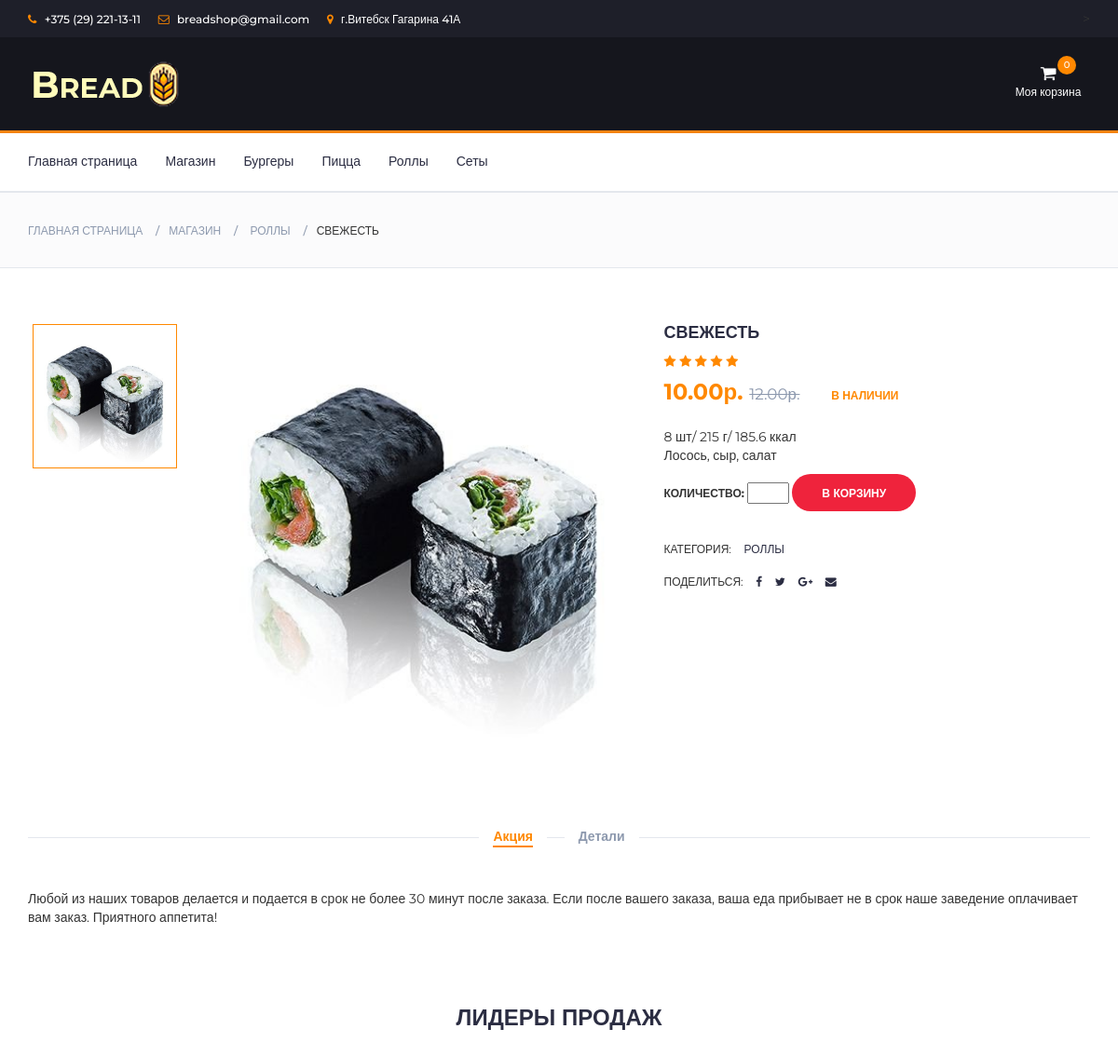
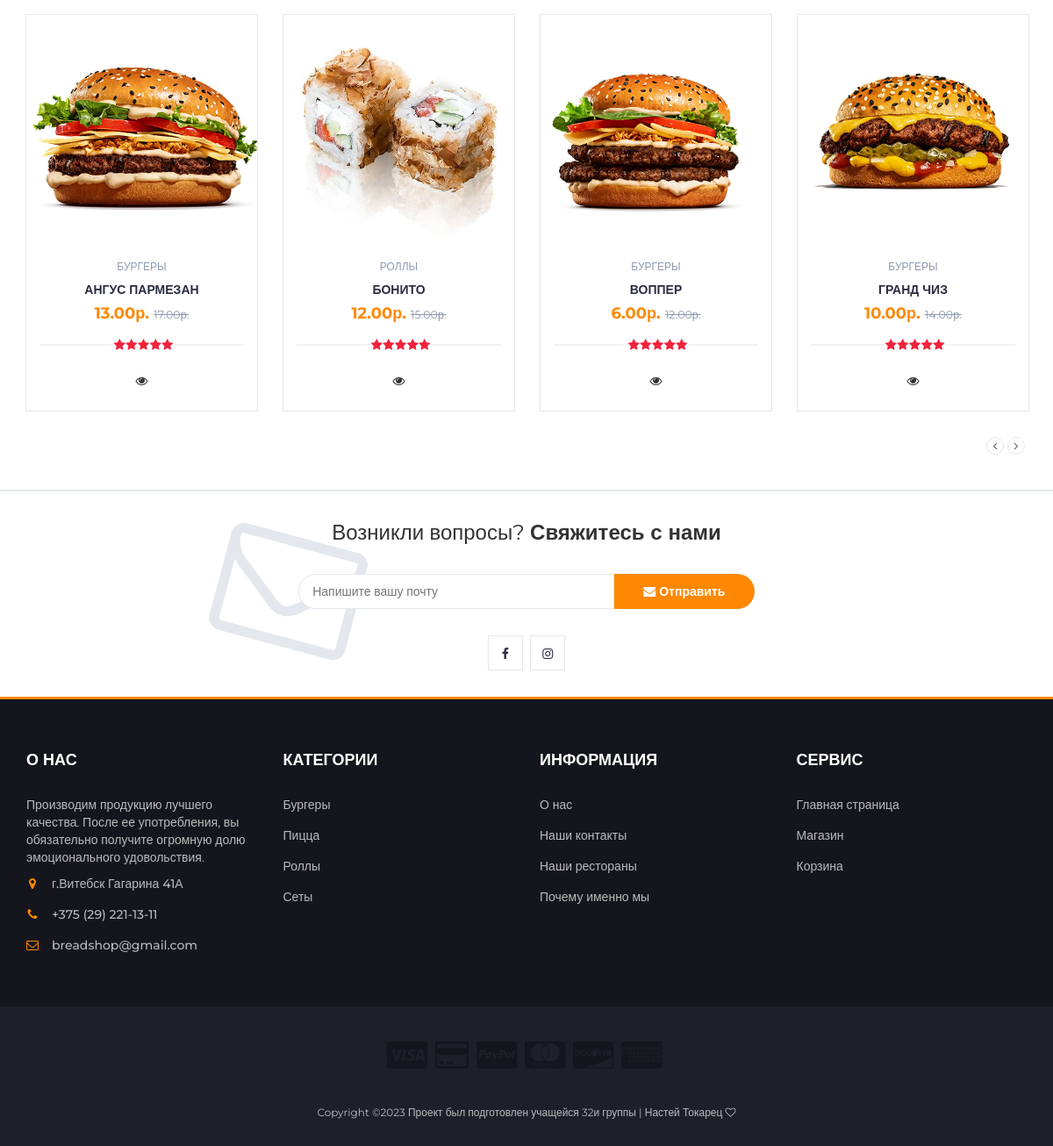
/store/12/svezhest/, run on the app's committed database (2 pictures, top to bottom).
### catalog/models.py (models this page shows, shortened)
class Category(models.Model):
    name = models.CharField(max_length=200, db_index=True)
    slug = models.SlugField(max_length=200, db_index=True, unique=True)
    class Meta:
        ordering = ('name',)
        verbose_name = 'Категория'
        verbose_name_plural = 'Категории'
    def get_absolute_url(self):
        return reverse('catalog:product_list_by_category', args=[self.slug])
    def __str__(self):
        return self.name

class Product(models.Model):
    category = models.ForeignKey('Category', on_delete=models.DO_NOTHING, related_name='products')
    name = models.CharField(max_length=200, db_index=True)
    slug = models.SlugField(max_length=200, db_index=True)
    image = models.ImageField(upload_to='./static/image', blank=True)
    description = models.TextField(blank=True)
    price = models.DecimalField(max_digits=10, decimal_places=2)
    price_old = models.DecimalField(max_digits=10, decimal_places=2)
    stock = models.PositiveIntegerField()
    available = models.BooleanField(default=True)
    created = models.DateTimeField(auto_now_add=True)
    updated = models.DateTimeField(auto_now=True)
    class Meta:
        ordering = ('name',)
        index_together = (('id', 'slug'),)
    def get_absolute_url(self):
        return reverse('catalog:product_detail', args=[self.id, self.slug])

### catalog/views.py (the view)
# urls.py: path('store/<id>/<slug>/', views.product_detail, name='product_detail'),
def product_detail(request, id, slug, category_slug=None):
    category = None
    categories = Category.objects.all()
    products = Product.objects.filter(available=True)
    category_menu = Category_menu.objects.all()
    if category_slug:
        category = get_object_or_404(Category, slug=category_slug)
        products = products.filter(category=category)
    product = get_object_or_404(Product, id=id, slug=slug, available=True)
    cart_product_form = CartAddOneProduct()
    cart_product_form_all = CartAddProductForm()
    cart = Cart(request)
    return render(request,'catalog/product.html', {"title": "Bread Shop", "cart": cart,'category': category, 'categories': categories,'products': products, 'category_menu': category_menu, "product": product, "cart_product_form": cart_product_form, "cart_product_form_all": cart_product_form_all})

### cart/forms.py
class CartAddOneProduct(forms.Form):
    update = forms.BooleanField(required=False, initial=False, widget=forms.HiddenInput(attrs={"class":"input-number"}))

class CartAddProductForm(forms.Form):
    Количество = forms.IntegerField(min_value=1, max_value=99)
    update = forms.BooleanField(required=False, initial=False, widget=forms.HiddenInput(attrs={"class":"input-number"}))

### cart/cart.py (called while the page is built)
    def __iter__(self):
        product_ids = self.cart.keys()
        products = Product.objects.filter(id__in=product_ids)
        for product in products:
            self.cart[str(product.id)]['product'] = product
        for item in self.cart.values():
            item['price'] = Decimal(item['price'])
            item['total_price'] = item['price'] * item['quantity']
            yield item

    def len(self):
        return sum(item['quantity'] for item in self.cart.values())

    def get_total_price(self):
        return sum(Decimal(item['price']) * item['quantity'] for item in
                   self.cart.values())

### catalog/templates/catalog/product.html (shortened to what this page needs)
{% extends 'catalog/base.html' %}
{% block content %}
{% load static %}
<div id="breadcrumb" class="section">
	<div class="container">
		<div class="row">
			<div class="col-md-12">
				<ul class="breadcrumb-tree">
					<li><a href="{% url 'catalog:home'%}">Главная страница</a></li>
					<li><a href="{% url 'catalog:store'%}">Магазин</a></li>
					<li><a href="#"> {{product.category }} </a></li>
					<li class="active">{{ product.name }}</li>
				</ul>
			</div>
		</div>
	</div>
</div>
<div class="section">
	<div class="container">
		<div class="row">
			<div class="col-md-5 col-md-push-2">
				<div id="product-main-img">
					<div class="product-preview">
						<img src="{{ product.image.url }}" alt="">
					</div>
				</div>
			</div>
			<div class="col-md-2  col-md-pull-5">
				<div id="product-imgs">
					<div class="product-preview">
						<img src="{{ product.image.url }}" alt="">
					</div>
				</div>
			</div>
			<div class="col-md-5">
				<div class="product-details">
					<h2 class="product-name">{{ product.name }}</h2>
					<div>
						<div class="product-rating">
							<i class="fa fa-star"></i>
							<i class="fa fa-star"></i>
							<i class="fa fa-star"></i>
							<i class="fa fa-star"></i>
							<i class="fa fa-star"></i>
						</div>
					</div>
					<div>
						<h3 class="product-price">{{product.price}}р. <del class="product-old-price">{{product.price_old}}р. </del></h3>
						<span class="product-available">В наличии</span>
					</div>
					<p>{{ product.description|linebreaks }}</p>
					<div class="add-to-cart">
						<div class="qty-label">
						<form action="{% url 'cart:cart_add' product.id %}" method="post">
							{{ cart_product_form_all }}
							<button class="add-to-cart-btn"> В КОРЗИНУ</button>
						</form>
						</div>
					</div>
					<ul class="product-links">
						<li>Категория:</li>
						<li><a href=""> {{ product.category }}</a></li>
					</ul>
					<ul class="product-links">
						<li>Поделиться:</li>
						<li><a href="#"><i class="fa fa-facebook"></i></a></li>
						<li><a href="#"><i class="fa fa-twitter"></i></a></li>
						<li><a href="#"><i class="fa fa-google-plus"></i></a></li>
						<li><a href="#"><i class="fa fa-envelope"></i></a></li>
					</ul>
				</div>
			</div>
			<div class="col-md-12">
				<div id="product-tab">
					<ul class="tab-nav">
						<li class="active"><a data-toggle="tab" href="#tab1">Акция</a></li>
						<li><a data-toggle="tab" href="#tab2">Детали</a></li>
					</ul>
					<div class="tab-content">
						<div id="tab1" class="tab-pane fade in active">
							<div class="row">
								<div class="col-md-12">
									<p>Любой из наших товаров делается и подается в срок не более 30 минут после заказа. Если после вашего заказа, ваша еда прибывает не в срок наше заведение оплачивает вам заказ. Приятного аппетита!</p>
								</div>
							</div>
						</div>
					</div>
				</div>
			</div>
		</div>
	</div>
</div>
<div class="section">
	<div class="container">
		<div class="row">
			<div class="col-md-12">
				<div class="section-title text-center">
					<h3 class="title">ЛИДЕРЫ ПРОДАЖ</h3>
				</div>
			</div>
			<div class="col-md-12">
				<div class="row">
					<div class="products-tabs">
						<div id="tab2" class="tab-pane fade in active">
							<div class="products-slick" data-nav="#slick-nav-2">
								{% for product in products %}
								<div class="product">
									<div class="product-img">
										<img src="{{ product.image.url }}" alt="">
									</div>
									<div class="product-body">
										<p class="product-category">{{ product.category }}</p>
										<h3 class="product-name"><a href="{{ product.get_absolute_url }}">{{ product.name }}</a></h3>
										<h4 class="product-price">{{product.price}}р. <del class="product-old-price">{{product.price_old}}р.</del></h4>
										<div class="product-rating">
											<i class="fa fa-star"></i>
											<i class="fa fa-star"></i>
											<i class="fa fa-star"></i>
											<i class="fa fa-star"></i>
											<i class="fa fa-star"></i>
										</div>
										<div class="product-btns">
												<button onclick="window.location.href = '{{ product.get_absolute_url }}';" class="quick-view"><i class="fa fa-eye"></i><span class="tooltipp">ОПИСАНИЕ</span></button>
										</div>
									</div>
									<div class="add-to-cart">
									<form action="{% url 'cart:cart_add' product.id %}" method="post">
										<button class="add-to-cart-btn"> В КОРЗИНУ</button>
									</form>
									</div>
								</div>
								{% endfor %}
							</div>
							<div id="slick-nav-2" class="products-slick-nav"></div>
						</div>
					</div>
				</div>
			</div>
		</div>
	</div>
</div>
{% endblock %}

### catalog/templates/catalog/base.html (shortened to what this page needs)
<!doctype html>
<html lang="ru">
<head>
    {% load static %}
    <link type="text/css" rel="stylesheet" href="{% static 'css/bootstrap.min.css' %}"/>
    <link type="text/css" rel="stylesheet" href="{% static 'css/slick.css' %}"/>
    <link type="text/css" rel="stylesheet" href="{% static 'css/slick-theme.css' %}"/>
    <link type="text/css" rel="stylesheet" href="{% static 'css/nouislider.min.css' %}"/>
    <link rel="stylesheet" href="{% static 'css/font-awesome.min.css' %}">
    <link type="text/css" rel="stylesheet" href="{% static 'css/styleess.css' %}"/>
</head>
<body>
		<header>
			<div id="top-header">
				<div class="container">
					<ul class="header-links pull-left">
						<li><a href="#"><i class="fa fa-phone"></i> +375 (29) 221-13-11 </a></li>
						<li><a href="#"><i class="fa fa-envelope-o"></i> breadshop@gmail.com</a></li>
						<li><a href="#"><i class="fa fa-map-marker"></i> г.Витебск Гагарина 41А </a></li>
					</ul>
					<ul class="header-links pull-right">>
					</ul>
				</div>
			</div>
			<div id="header">
				<div class="container">
					<div class="row">
						<div class="col-md-3">
							<div class="header-logo">
								<a href="{%url 'catalog:home'%}" class="logo">
									<img src="{% static './img/logos.png' %}" alt="">
								</a>
							</div>
						</div>
						<div class="col-md-6">
							<div class="header-search">
							</div>
						</div>
						<div class="col-md-3 clearfix">
							<div class="header-ctn">
								<div class="dropdown">
									<a class="dropdown-toggle" data-toggle="dropdown" aria-expanded="true">
										<i class="fa fa-shopping-cart"></i>
										<span>Моя корзина</span>
										<div class="qty">{{cart.len}}</div>
									</a>
								</div>
							</div>
						</div>
					</div>
				</div>
			</div>
		</header>
		<nav id="navigation">
			<div class="container">
				<div id="responsive-nav">
					<ul class="main-nav nav navbar-nav">
						<li><a href="{% url 'catalog:home' %}">Главная страница</a></li>
						<li><a href="{% url 'catalog:store'%}">Магазин</a></li>
						{% for c in categories %}
						<li {% if category.slug == c.slug %}{% endif %}>
                    		<a href="{{ c.get_absolute_url }}">{{ c.name }}</a>
                		</li>
						{%endfor%}
						</ul>
				</div>
			</div>
		</nav>
		{% block content %} {% endblock %}
		<div id="newsletter" class="section">
			<div class="container">
				<div class="row">
					<div class="col-md-12">
						<div class="newsletter">
							<p>Возникли вопросы? <strong>Свяжитесь с нами</strong></p>
							<form>
								<input class="input" type="email" placeholder="Напишите вашу почту">
								<button class="newsletter-btn"><i class="fa fa-envelope"></i> Отправить</button>
							</form>
							<ul class="newsletter-follow">
								<li>
									<a href="https://vk.com/fawn_n"><i class="fa fa-facebook"></i></a>
								</li>
								<li>
									<a href="https://instagram.com/enoxovna?igshid=YmMyMTA2M2Y"><i class="fa fa-instagram"></i></a>
								</li>
							</ul>
						</div>
					</div>
				</div>
			</div>
		</div>
		<footer id="footer">
			<div class="section">
				<div class="container">
					<div class="row">
						<div class="col-md-3 col-xs-6">
							<div class="footer">
								<h3 class="footer-title">О нас</h3>
								<p>Производим продукцию лучшего качества. После ее употребления, вы обязательно получите огромную долю эмоционального удовольствия.</p>
								<ul class="footer-links">
									<li><a href="#"><i class="fa fa-map-marker"></i>г.Витебск Гагарина 41А</a></li>
									<li><a href="#"><i class="fa fa-phone"></i>+375 (29) 221-13-11</a></li>
									<li><a href="#"><i class="fa fa-envelope-o"></i>breadshop@gmail.com</a></li>
								</ul>
							</div>
						</div>
						<div class="col-md-3 col-xs-6">
							<div class="footer">
								<h3 class="footer-title">Категории</h3>
								<ul class="footer-links">
									{% for c in categories %}
									<li {% if category.slug == c.slug %}class="selected"{% endif %}>
										<a href="{{ c.get_absolute_url }}">{{ c.name }}</a>
									</li>
									{%endfor%}
								</ul>
							</div>
						</div>
						<div class="col-md-3 col-xs-6">
							<div class="footer">
								<h3 class="footer-title">Информация</h3>
								<ul class="footer-links">
									<li><a href="{% url 'about:information' %}">О нас</a></li>
									<li><a href="{% url 'about:information' %}">Наши контакты</a></li>
									<li><a href="{% url 'about:information' %}">Наши рестораны</a></li>
									<li><a href="{% url 'about:information' %}">Почему именно мы</a></li>
								</ul>
							</div>
						</div>
						<div class="col-md-3 col-xs-6">
							<div class="footer">
								<h3 class="footer-title">Сервис</h3>
								<ul class="footer-links">
									<li><a href="{% url 'catalog:home' %}">Главная страница</a></li>
									<li><a href="{% url 'catalog:store' %}">Магазин</a></li>
									<li><a href="{% url 'cart:cart_detail' %}">Корзина</a></li>
								</ul>
							</div>
						</div>
					</div>
				</div>
			</div>
			<div id="bottom-footer" class="section">
				<div class="container">
					<div class="row">
						<div class="col-md-12 text-center">
							<ul class="footer-payments">
								<li><a href="#"><i class="fa fa-cc-visa"></i></a></li>
								<li><a href="#"><i class="fa fa-credit-card"></i></a></li>
								<li><a href="#"><i class="fa fa-cc-paypal"></i></a></li>
								<li><a href="#"><i class="fa fa-cc-mastercard"></i></a></li>
								<li><a href="#"><i class="fa fa-cc-discover"></i></a></li>
								<li><a href="#"><i class="fa fa-cc-amex"></i></a></li>
							</ul>
							<span class="copyright">
								Copyright &copy;<script>document.write(new Date().getFullYear());</script> Проект был подготовлен учащейся 32и группы | Настей Токарец <i class="fa fa-heart-o" aria-hidden="true"></i>
							</span>
						</div>
					</div>
				</div>
			</div>
		</footer>
</body>
</html>

### data on the page
Category: name "Бургеры"
Category: name "Пицца"
Category: name "Роллы"
Category: name "Сеты"
Product: category "РОЛЛЫ", name "СВЕЖЕСТЬ", image (picture), price "10.00", price_old "12.00", description "8 шт/ 215 г/ 185.6 ккал Лосось, сыр, салат"
Product: image (picture), category "БУРГЕРЫ", name "АНГУС ПАРМЕЗАН", price "13.00", price_old "17.00"
Product: image (picture), category "РОЛЛЫ", name "БОНИТО", price "12.00", price_old "15.00"
Product: image (picture), category "БУРГЕРЫ", name "ВОППЕР", price "6.00", price_old "12.00"
Product: image (picture), category "БУРГЕРЫ", name "ГРАНД ЧИЗ", price "10.00", price_old "14.00"

### other printed values
{{ cart.len }} "0"
